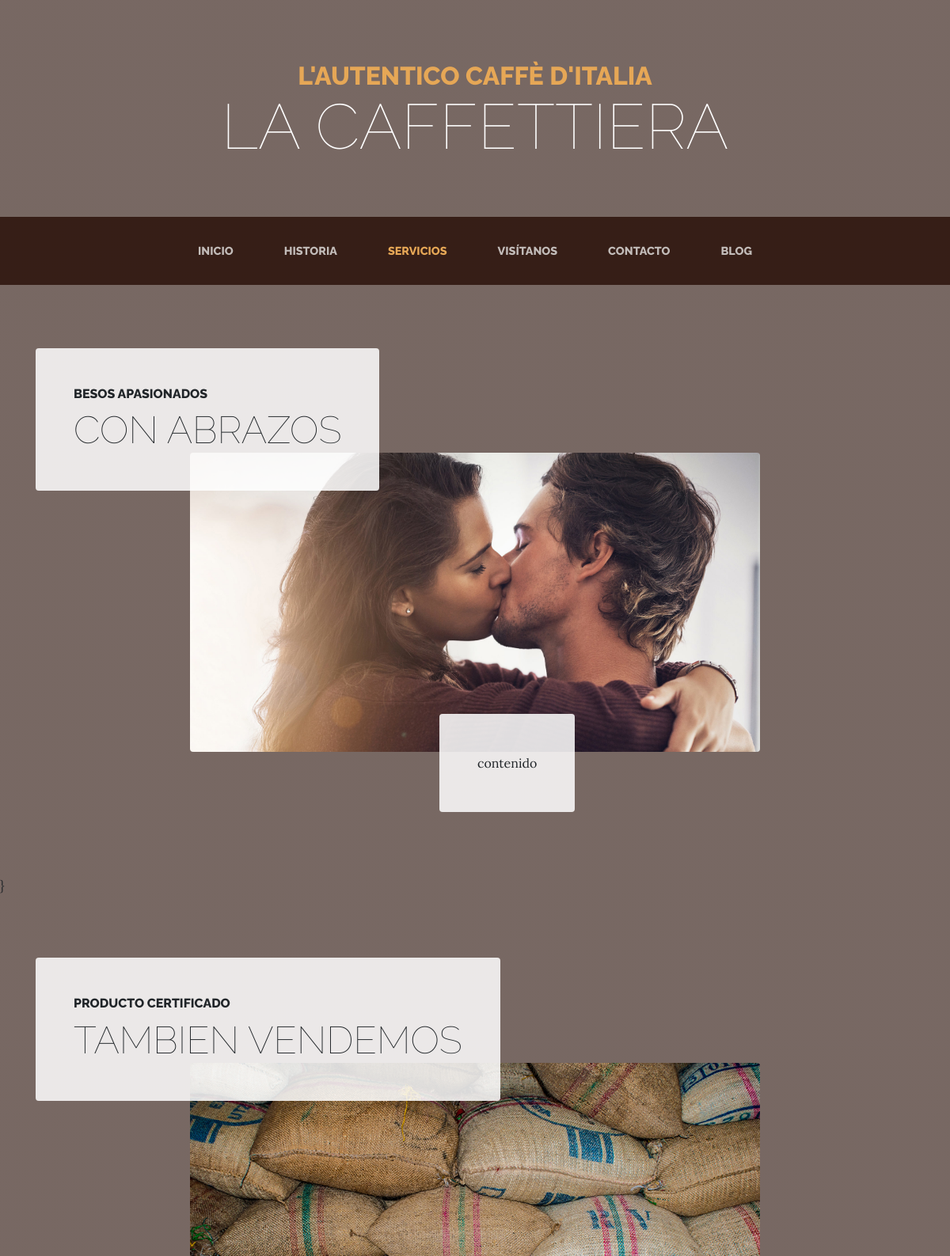
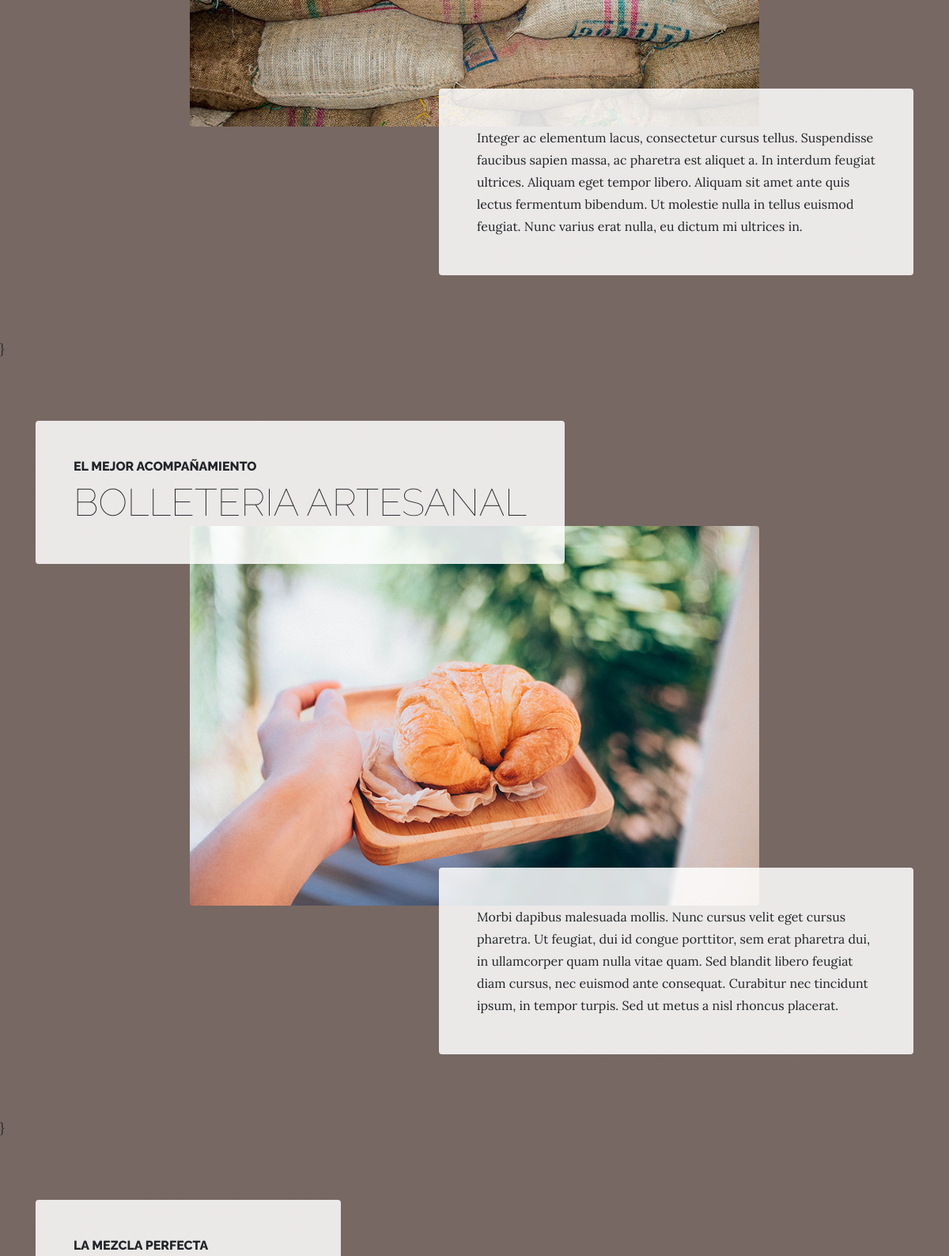
Page /services/ (upper part) on the committed database (2 pictures, top to bottom).
### servicios/models.py (models this page shows, shortened)
class servicios(models.Model):
	title = models.CharField(max_length=200,verbose_name='Titulo')
	subtitle = models.CharField(max_length=200,verbose_name='Subtitulo')
	Content = models.TextField(verbose_name='Contenido')
	Image = models.ImageField(blank= True,upload_to='servicios')
	created = models.DateTimeField(auto_now_add=True,verbose_name='Fecha de creacion')
	update = models.DateTimeField(auto_now=True,verbose_name='Ultima Actualizacion')
	class Meta:
		verbose_name ='Servicio'
		verbose_name_plural ='Servicios'
		ordering = ['-created']

### servicios/views.py (the view)
# urls.py: path('',servicios_views.Servicios,name='servicios'),
def Servicios(request):
	lista_servicios = servicios.objects.all()
	return render(request,"servicios/servicios.html",{'servicios':lista_servicios})

### pagages/templatetags/pages_extra.py (called while the page is built)
@register.simple_tag
def Obtener_paginas():
	paginas = list(pages.objects.all())
	return paginas

### social/procesador.py (called while the page is built)
def contexto(request):
	links ={}
	enlaces = Link.objects.all()
	for enlace in enlaces:
		links[enlace.key]=enlace.url
	return links

### servicios/templates/servicios/servicios.html (shortened to what this page needs)
{% extends 'Core/index.html' %}
{% block contenido %}
  {% load static %}
  {% for servicio in servicios%}
   <section class="page-section">
        <div class="container">
          <div class="product-item">
            <div class="product-item-title d-flex">
              <div class="bg-faded p-5 d-flex mr-auto rounded">
                <h2 class="section-heading mb-0">
                  <span class="section-heading-upper">{{servicio.title}}</span>
                  <span class="section-heading-lower">{{servicio.subtitle}}</span>
                </h2>
              </div>
            </div>
            <img class="product-item-img mx-auto d-flex rounded img-fluid mb-3 mb-lg-0" src="{{servicio.Image.url}}" alt="">
            <div class="product-item-description d-flex ml-auto">
              <div class="bg-faded p-5 rounded">
                <p class="mb-0">{{servicio.Content}}</p>
              </div>
            </div>
          </div>
        </div>
      </section>
  }
  {% endfor %}
{% endblock%}

### Core/static/Core/css/business-casual.css (style rules this page uses)
body { font-family: 'Lora'; background: linear-gradient(rgba(47, 23, 15, 0.65), rgba(47, 23, 15, 0.65)), url("../img/bg.jpg"); background-attachment: fixed; background-position: center; background-size: cover; }
h1, h2, h3, h4, h5, h6 { font-family: 'Raleway'; }
p { line-height: 1.75; }
.page-section { margin-top: 5rem; margin-bottom: 5rem; }
.section-heading { text-transform: uppercase; }
.section-heading .section-heading-upper { display: block; font-size: 1rem; font-weight: 800; padding-bottom:.5rem; }
.section-heading .section-heading-lower { display: block; font-size: 3rem; font-weight: 100; }
.bg-faded { background-color: rgba(255, 255, 255, 0.85); }
@media (min-width: 992px) { .product-item .product-item-title { position: relative; z-index: 1; margin-bottom: -3rem; } }
@media (min-width: 992px) { .product-item .product-item-img { position: relative; z-index: 0; max-width: 60vw; } }
@media (min-width: 992px) { .product-item .product-item-description { position: relative; z-index: 1; margin-top: -3rem; max-width: 50vw; } }

### rows in the picture
servicios: title "BESOS APASIONADOS", subtitle "CON ABRAZOS", Image (picture), Content "contenido"
servicios: title "PRODUCTO CERTIFICADO", subtitle "TAMBIEN VENDEMOS", Image (picture), Content "Integer ac elementum lacus, consectetur cursus tellus. Suspendisse faucibus sapien massa, ac pharetra est aliquet a. In interdum feugiat ultrices. Aliquam eget tempor libero. Aliquam sit amet ante quis lectus fermentum bibendum. Ut molestie nulla in tellus euismod feugiat. Nunc varius erat nulla, eu dictum mi ultrices in."
servicios: title "EL MEJOR ACOMPAÑAMIENTO", subtitle "BOLLETERIA ARTESANAL", Image (picture), Content "Morbi dapibus malesuada mollis. Nunc cursus velit eget cursus pharetra. Ut feugiat, dui id congue porttitor, sem erat pharetra dui, in ullamcorper quam nulla vitae quam. Sed blandit libero feugiat diam cursus, nec euismod ante consequat. Curabitur nec tincidunt ipsum, in tempor turpis. Sed ut metus a nisl rhoncus placerat."
servicios: title "LA MEZCLA PERFECTA"
